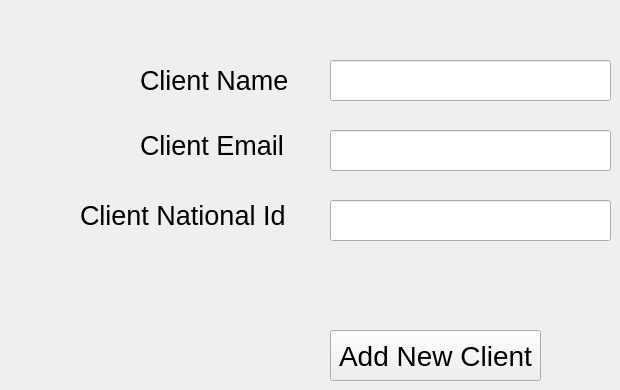
      <widget class="QWidget" name="tab_13">
       <attribute name="title">
        <string>Add New CLient</string>
       </attribute>
       <widget class="QLineEdit" name="lineEdit_22">
        <property name="geometry">
         <rect>
          <x>330</x>
          <y>60</y>
          <width>281</width>
          <height>41</height>
         </rect>
        </property>
       </widget>
       <widget class="QPushButton" name="pushButton_22">
        <property name="geometry">
         <rect>
          <x>330</x>
          <y>330</y>
          <width>211</width>
          <height>51</height>
         </rect>
        </property>
        <property name="font">
         <font>
          <family>Segoe UI</family>
          <pointsize>21</pointsize>
         </font>
        </property>
        <property name="text">
         <string>Add New Client</string>
        </property>
       </widget>
       <widget class="QLabel" name="label_31">
        <property name="geometry">
         <rect>
          <x>140</x>
          <y>60</y>
          <width>151</width>
          <height>41</height>
         </rect>
        </property>
        <property name="font">
         <font>
          <family>Segoe UI</family>
          <pointsize>20</pointsize>
         </font>
        </property>
        <property name="text">
         <string>Client Name</string>
        </property>
       </widget>
       <widget class="QLineEdit" name="lineEdit_23">
        <property name="geometry">
         <rect>
          <x>330</x>
          <y>130</y>
          <width>281</width>
          <height>41</height>
         </rect>
        </property>
       </widget>
       <widget class="QLabel" name="label_32">
        <property name="geometry">
         <rect>
          <x>140</x>
          <y>130</y>
          <width>151</width>
          <height>31</height>
         </rect>
        </property>
        <property name="font">
         <font>
          <family>Segoe UI</family>
          <pointsize>20</pointsize>
         </font>
        </property>
        <property name="text">
         <string>Client Email</string>
        </property>
       </widget>
       <widget class="QLineEdit" name="lineEdit_24">
        <property name="geometry">
         <rect>
          <x>330</x>
          <y>200</y>
          <width>281</width>
          <height>41</height>
         </rect>
        </property>
       </widget>
       <widget class="QLabel" name="label_33">
        <property name="geometry">
         <rect>
          <x>80</x>
          <y>200</y>
          <width>211</width>
          <height>31</height>
         </rect>
        </property>
        <property name="font">
         <font>
          <family>Segoe UI</family>
          <pointsize>20</pointsize>
         </font>
        </property>
        <property name="text">
         <string>Client National Id</string>
        </property>
       </widget>
      </widget>
